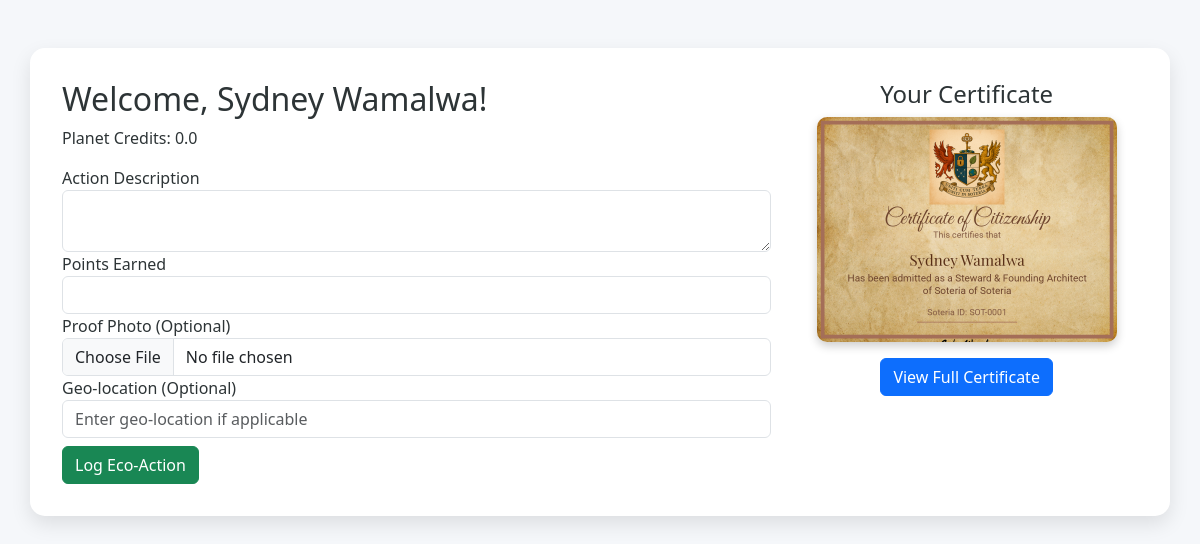
The page /dashboard (signed in) on the database its author committed.
### models.py (models this page shows, shortened)
class User(db.Model,UserMixin):
    __tablename__ = 'user'
    id = db.Column(db.Integer, primary_key=True)
    name = db.Column(db.String(64), unique=True, nullable=False)
    email = db.Column(db.String(120), unique=True, nullable=False)
    password = db.Column(db.String(255), nullable=False)
    planet_credits = db.Column(db.Float, default=0.0)
    social_status = db.Column(db.Float, default=0.0)
    is_citizen = db.Column(db.Boolean, default=False)
    soteria_id = db.Column(db.String(20), unique=True)
    position = db.Column(db.String(64))
    image_url = db.Column(db.String(256))
    certificate_path = db.Column(db.String(255))
    reputation = db.Column(db.Integer, default=0)
    eco_actions = db.relationship('EcoAction', backref='user', lazy=True)
    reviews = db.relationship('EcoActionReview', backref='reviewer', lazy=True)

### app.py (the view)
    @app.route('/dashboard')
    @login_required
    def dashboard():
        return render_template('dashboard.html', user=current_user, form=EcoActionForm())

### forms.py
class EcoActionForm(FlaskForm):
    description = TextAreaField('Action Description', validators=[DataRequired()])
    points = FloatField('Points Earned', validators=[DataRequired()])
    submit = SubmitField('Log Action')

### app.py (called while the page is built)
@login_manager.user_loader
def load_user(user_id):
    return User.query.get(int(user_id))

### templates/dashboard.html (shortened to what this page needs)
<!DOCTYPE html>
<html lang="en">
<head>
    <link href="https://cdn.jsdelivr.net/npm/bootstrap@5.3.0/dist/css/bootstrap.min.css" rel="stylesheet">
    <link rel="stylesheet" href="{{ url_for('static', filename='css/styles.css') }}">
</head>
<body>
  <div class="container fade-in">
    <div class="row">
      <div class="col-md-8 fade-in fade-in-left">
        <h2>Welcome, {{ user.name }}!</h2>
        <p>Planet Credits: {{ user.planet_credits }}</p>
        <form method="POST" action="{{ url_for('log_action') }}" enctype="multipart/form-data">
          <div class="form-group">
            {{ form.description.label }}
            {{ form.description(class="form-control") }}
          </div>
          <div class="form-group">
            {{ form.points.label }}
            {{ form.points(class="form-control") }}
          </div>
          <div class="form-group">
            <label for="proof_photo">Proof Photo (Optional)</label>
            <input type="file" class="form-control" id="proof_photo" name="proof_photo" accept="image/*">
          </div>
          <div class="form-group">
            <label for="geo_location">Geo-location (Optional)</label>
            <input type="text" class="form-control" id="geo_location" name="geo_location" placeholder="Enter geo-location if applicable">
          </div>
          <button type="submit" class="btn btn-success mt-2">Log Eco-Action</button>
        </form>
      </div>
      <div class="col-md-4 text-center fade-in fade-in-right">
        <h4>Your Certificate</h4>
        {% if user.certificate_path %}
          <img src="{{ url_for('static', filename='certificates/' + user.certificate_path) }}"
               alt="Certificate"
               style="width: 100%; max-width: 300px; height: auto; box-shadow: 0 4px 10px rgba(0,0,0,0.2); border-radius: 10px;">
          <a href="{{ url_for('certificate') }}" class="btn btn-primary mt-3">View Full Certificate</a>
        {% else %}
          <p>No certificate yet. <a href="{{ url_for('apply_citizenship') }}">Apply Now</a></p>
        {% endif %}
      </div>
    </div>
  </div>
</body>
</html>

### templates/static/css/styles.css (style rules this page uses)
body { background-color: #f5f7fa; font-family: 'Segoe UI', Tahoma, Geneva, Verdana, sans-serif; color: #2d3436; min-height: 100vh; }
.container { background: #ffffff; padding: 2rem; border-radius: 15px; box-shadow: 0 8px 20px rgba(0, 0, 0, 0.1); margin-top: 3rem; margin-bottom: 3rem; }
.fade-in { opacity: 0; transform: translateY(20px); animation: fadeInUp 0.8s ease forwards; }
.fade-in-left { animation-delay: 0.2s; }
.fade-in-right { animation-delay: 0.5s; }

### rows shown on the page
User: name "Sydney Wamalwa", planet_credits "0.0", certificate_path (picture)
